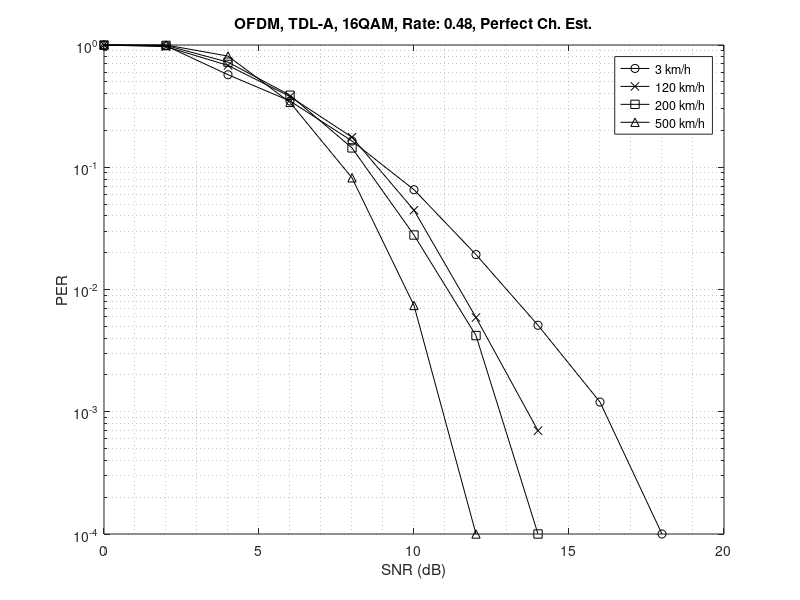
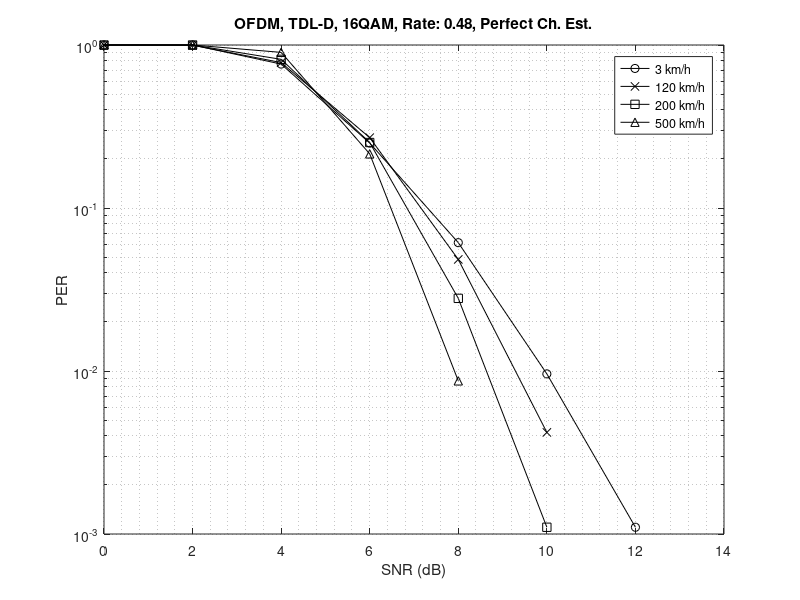
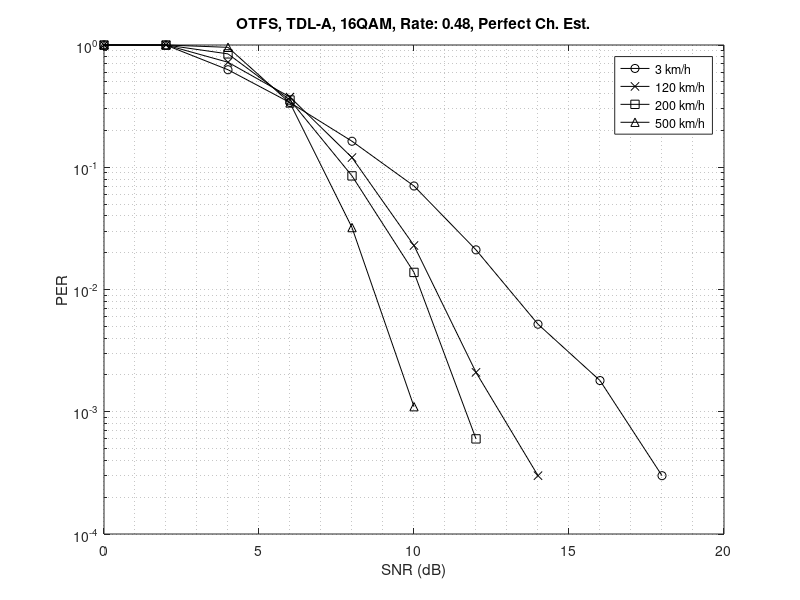
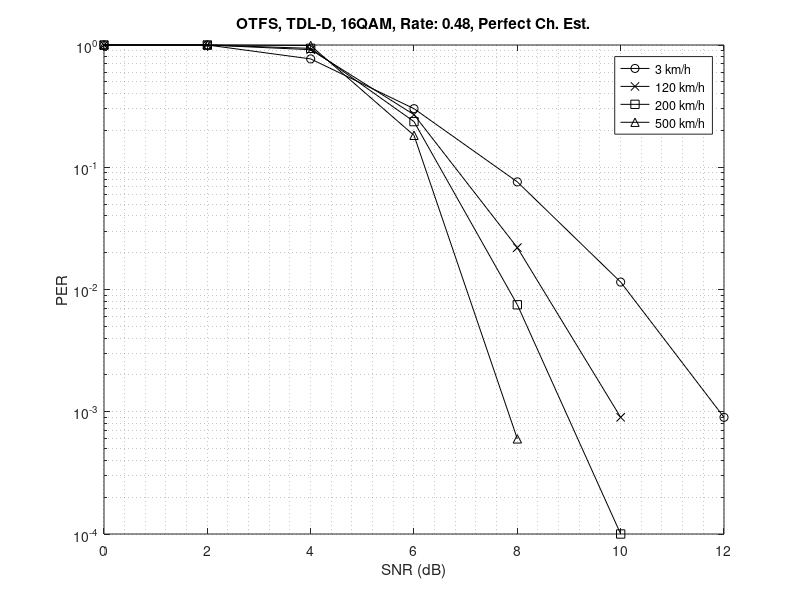

MATLAB code to generate these figures, in order: (Note: this script raises an error after producing the figures.)
% 1) OFDM with perfect tf-domain channel estimation
% 2) OTFS with perfect tf-domain channel estimation
% 3) OFDM with tf-domain channel estimation using 2 pilots
% 4) OTFS with dd-domain channel estimation using impulse train pilots
% 5) OFDM with real channel equalization
% 6) OTFS with real channel equalization

per_1 = [...
      0.0        401   1.000000
      2.0        407   0.985258
      4.0        702   0.571225
      6.0       1151   0.348393
      8.0       2445   0.164008
     10.0       6122   0.065501
     12.0      10000   0.019300
     14.0      10000   0.005100
     16.0      10000   0.001200
     18.0      10000   0.000100
      0.0        401   1.000000
      2.0        414   0.968599
      4.0        589   0.680815
      6.0       1058   0.379017
      8.0       2277   0.176109
     10.0       9005   0.044531
     12.0      10000   0.005900
     14.0      10000   0.000700
      0.0        401   1.000000
      2.0        404   0.992574
      4.0        554   0.723827
      6.0       1033   0.388190
      8.0       2785   0.143986
     10.0      10000   0.027900
     12.0      10000   0.004200
     14.0      10000   0.000100
      0.0        401   1.000000
      2.0        401   1.000000
      4.0        494   0.811741
      6.0       1182   0.339255
      8.0       4894   0.081937
     10.0      10000   0.007400
     12.0      10000   0.000100
      0.0        401   1.000000
      2.0        401   1.000000
      4.0        525   0.763810
      6.0       1602   0.250312
      8.0       6543   0.061287
     10.0      10000   0.009600
     12.0      10000   0.001100
     14.0      10000   0.000000
      0.0        401   1.000000
      2.0        402   0.997512
      4.0        514   0.780156
      6.0       1484   0.270216
      8.0       8292   0.048360
     10.0      10000   0.004200
     12.0      10000   0.000000
      0.0        401   1.000000
      2.0        401   1.000000
      4.0        491   0.816701
      6.0       1590   0.252201
      8.0      10000   0.027900
     10.0      10000   0.001100
     12.0      10000   0.000000
      0.0        401   1.000000
      2.0        401   1.000000
      4.0        445   0.901124
      6.0       1867   0.214783
      8.0      10000   0.008700
     10.0      10000   0.000000];

per_ofdm_tdla_v3_tf_perfect = per_1(1:10, [1 3]);
per_ofdm_tdla_v120_tf_perfect = per_1(11:18, [1 3]);
per_ofdm_tdla_v200_tf_perfect = per_1(19:26, [1 3]);
per_ofdm_tdla_v500_tf_perfect = per_1(27:33, [1 3]);
per_ofdm_tdld_v3_tf_perfect = per_1(34:41, [1 3]);
per_ofdm_tdld_v120_tf_perfect = per_1(42:48, [1 3]);
per_ofdm_tdld_v200_tf_perfect = per_1(49:55, [1 3]);
per_ofdm_tdld_v500_tf_perfect = per_1(56:61, [1 3]);

figure
semilogy(per_ofdm_tdla_v3_tf_perfect(:,1),per_ofdm_tdla_v3_tf_perfect(:,2),'-ko'), hold on
semilogy(per_ofdm_tdla_v120_tf_perfect(:,1),per_ofdm_tdla_v120_tf_perfect(:,2),'-kx')
semilogy(per_ofdm_tdla_v200_tf_perfect(:,1),per_ofdm_tdla_v200_tf_perfect(:,2),'-ks')
semilogy(per_ofdm_tdla_v500_tf_perfect(:,1),per_ofdm_tdla_v500_tf_perfect(:,2),'-k^'), hold off
grid minor
title('OFDM, TDL-A, 16QAM, Rate: 0.48, Perfect Ch. Est.')
xlabel('SNR (dB)'), ylabel('PER'), legend('3 km/h', '120 km/h', '200 km/h', '500 km/h')

figure
semilogy(per_ofdm_tdld_v3_tf_perfect(:,1),per_ofdm_tdld_v3_tf_perfect(:,2),'-ko'), hold on
semilogy(per_ofdm_tdld_v120_tf_perfect(:,1),per_ofdm_tdld_v120_tf_perfect(:,2),'-kx')
semilogy(per_ofdm_tdld_v200_tf_perfect(:,1),per_ofdm_tdld_v200_tf_perfect(:,2),'-ks')
semilogy(per_ofdm_tdld_v500_tf_perfect(:,1),per_ofdm_tdld_v500_tf_perfect(:,2),'-k^'), hold off
grid minor
title('OFDM, TDL-D, 16QAM, Rate: 0.48, Perfect Ch. Est.')
xlabel('SNR (dB)'), ylabel('PER'), legend('3 km/h', '120 km/h', '200 km/h', '500 km/h')

per_2 = [...
      0.0        401   1.000000
      2.0        402   0.997512
      4.0        639   0.627543
      6.0       1186   0.338111
      8.0       2457   0.163207
     10.0       5709   0.070240
     12.0      10000   0.021100
     14.0      10000   0.005200
     16.0      10000   0.001800
     18.0      10000   0.000300
      0.0        401   1.000000
      2.0        401   1.000000
      4.0        555   0.722523
      6.0       1069   0.375117
      8.0       3341   0.120024
     10.0      10000   0.022900
     12.0      10000   0.002100
     14.0      10000   0.000300
      0.0        401   1.000000
      2.0        401   1.000000
      4.0        474   0.845992
      6.0       1130   0.354867
      8.0       4718   0.084994
     10.0      10000   0.013800
     12.0      10000   0.000600
      0.0        401   1.000000
      2.0        401   1.000000
      4.0        419   0.957041
      6.0       1195   0.335565
      8.0      10000   0.032100
     10.0      10000   0.001100
     12.0      10000   0.000000
      0.0        401   1.000000
      2.0        401   1.000000
      4.0        521   0.769674
      6.0       1330   0.301504
      8.0       5283   0.075904
     10.0      10000   0.011500
     12.0      10000   0.000900
      0.0        401   1.000000
      2.0        401   1.000000
      4.0        438   0.915525
      6.0       1489   0.269308
      8.0      10000   0.022000
     10.0      10000   0.000900
      0.0        401   1.000000
      2.0        401   1.000000
      4.0        427   0.939110
      6.0       1697   0.236299
      8.0      10000   0.007500
     10.0      10000   0.000100
      0.0        401   1.000000
      2.0        401   1.000000
      4.0        405   0.990123
      6.0       2198   0.182439
      8.0      10000   0.000600];

per_otfs_tdla_v3_tf_perfect = per_2(1:10, [1 3]);
per_otfs_tdla_v120_tf_perfect = per_2(11:18, [1 3]);
per_otfs_tdla_v200_tf_perfect = per_2(19:25, [1 3]);
per_otfs_tdla_v500_tf_perfect = per_2(26:32, [1 3]);
per_otfs_tdld_v3_tf_perfect = per_2(33:39, [1 3]);
per_otfs_tdld_v120_tf_perfect = per_2(40:45, [1 3]);
per_otfs_tdld_v200_tf_perfect = per_2(46:51, [1 3]);
per_otfs_tdld_v500_tf_perfect = per_2(52:56, [1 3]);

figure
semilogy(per_otfs_tdla_v3_tf_perfect(:,1),per_otfs_tdla_v3_tf_perfect(:,2),'-ko'), hold on
semilogy(per_otfs_tdla_v120_tf_perfect(:,1),per_otfs_tdla_v120_tf_perfect(:,2),'-kx')
semilogy(per_otfs_tdla_v200_tf_perfect(:,1),per_otfs_tdla_v200_tf_perfect(:,2),'-ks')
semilogy(per_otfs_tdla_v500_tf_perfect(:,1),per_otfs_tdla_v500_tf_perfect(:,2),'-k^'), hold off
grid minor
title('OTFS, TDL-A, 16QAM, Rate: 0.48, Perfect Ch. Est.')
xlabel('SNR (dB)'), ylabel('PER'), legend('3 km/h', '120 km/h', '200 km/h', '500 km/h')

figure
semilogy(per_otfs_tdld_v3_tf_perfect(:,1),per_otfs_tdld_v3_tf_perfect(:,2),'-ko'), hold on
semilogy(per_otfs_tdld_v120_tf_perfect(:,1),per_otfs_tdld_v120_tf_perfect(:,2),'-kx')
semilogy(per_otfs_tdld_v200_tf_perfect(:,1),per_otfs_tdld_v200_tf_perfect(:,2),'-ks')
semilogy(per_otfs_tdld_v500_tf_perfect(:,1),per_otfs_tdld_v500_tf_perfect(:,2),'-k^'), hold off
grid minor
title('OTFS, TDL-D, 16QAM, Rate: 0.48, Perfect Ch. Est.')
xlabel('SNR (dB)'), ylabel('PER'), legend('3 km/h', '120 km/h', '200 km/h', '500 km/h')

per_3 = [...
];

per_ofdm_tdla_v3_tf_pilot = per_3(1:10, [1 3]);
per_ofdm_tdla_v120_tf_pilot = per_3(11:20, [1 3]);
per_ofdm_tdla_v200_tf_pilot = per_3(11:30, [1 3]);
per_ofdm_tdla_v500_tf_pilot = per_3(31:40, [1 3]);
per_ofdm_tdld_v3_tf_pilot = per_3(41:50, [1 3]);
per_ofdm_tdld_v120_tf_pilot = per_3(51:60, [1 3]);
per_ofdm_tdld_v200_tf_pilot = per_3(61:70, [1 3]);
per_ofdm_tdld_v500_tf_pilot = per_3(71:80, [1 3]);

figure
semilogy(per_ofdm_tdla_v3_tf_pilot(:,1),per_ofdm_tdla_v3_tf_pilot(:,2),'-ko'), hold on
semilogy(per_ofdm_tdla_v120_tf_pilot(:,1),per_ofdm_tdla_v120_tf_pilot(:,2),'-kx')
semilogy(per_ofdm_tdla_v200_tf_pilot(:,1),per_ofdm_tdla_v200_tf_pilot(:,2),'-ks')
semilogy(per_ofdm_tdla_v500_tf_pilot(:,1),per_ofdm_tdla_v500_tf_pilot(:,2),'-k^'), hold off
grid minor
title('OFDM, TDL-A, 16QAM, Rate: 0.48, Ch. Est. with Pilots')
xlabel('SNR (dB)'), ylabel('PER'), legend('3 km/h', '120 km/h', '200 km/h', '500 km/h')

figure
semilogy(per_ofdm_tdld_v3_tf_pilot(:,1),per_ofdm_tdld_v3_tf_pilot(:,2),'-ko'), hold on
semilogy(per_ofdm_tdld_v120_tf_pilot(:,1),per_ofdm_tdld_v120_tf_pilot(:,2),'-kx')
semilogy(per_ofdm_tdld_v200_tf_pilot(:,1),per_ofdm_tdld_v200_tf_pilot(:,2),'-ks')
semilogy(per_ofdm_tdld_v500_tf_pilot(:,1),per_ofdm_tdld_v500_tf_pilot(:,2),'-k^'), hold off
grid minor
title('OFDM, TDL-D, 16QAM, Rate: 0.48, Ch. Est. with Pilots')
xlabel('SNR (dB)'), ylabel('PER'), legend('3 km/h', '120 km/h', '200 km/h', '500 km/h')

per_4 = [...
];

per_otfs_tdla_v3_dd_pilot = per_4(1:10, [1 3]);
per_otfs_tdla_v120_dd_pilot = per_4(11:20, [1 3]);
per_otfs_tdla_v200_dd_pilot = per_4(21:30, [1 3]);
per_otfs_tdla_v500_dd_pilot = per_4(31:40, [1 3]);
per_otfs_tdld_v3_dd_pilot = per_4(41:50, [1 3]);
per_otfs_tdld_v120_dd_pilot = per_4(51:60, [1 3]);
per_otfs_tdld_v200_dd_pilot = per_4(61:70, [1 3]);
per_otfs_tdld_v500_dd_pilot = per_4(71:80, [1 3]);

figure
semilogy(per_otfs_tdla_v3_dd_pilot(:,1),per_otfs_tdla_v3_dd_pilot(:,2),'-ko'), hold on
semilogy(per_otfs_tdla_v120_dd_pilot(:,1),per_otfs_tdla_v120_dd_pilot(:,2),'-kx')
semilogy(per_otfs_tdla_v200_dd_pilot(:,1),per_otfs_tdla_v200_dd_pilot(:,2),'-ks')
semilogy(per_otfs_tdla_v500_dd_pilot(:,1),per_otfs_tdla_v500_dd_pilot(:,2),'-k^'), hold off
grid minor
title('OTFS, TDL-A, 16QAM, Rate: 0.48, Ch. Est. with Pilots')
xlabel('SNR (dB)'), ylabel('PER'), legend('3 km/h', '120 km/h', '200 km/h', '500 km/h')

figure
semilogy(per_otfs_tdld_v3_dd_pilot(:,1),per_otfs_tdld_v3_dd_pilot(:,2),'-ko'), hold on
semilogy(per_otfs_tdld_v120_dd_pilot(:,1),per_otfs_tdld_v120_dd_pilot(:,2),'-kx')
semilogy(per_otfs_tdld_v200_dd_pilot(:,1),per_otfs_tdld_v200_dd_pilot(:,2),'-ks')
semilogy(per_otfs_tdld_v500_dd_pilot(:,1),per_otfs_tdld_v500_dd_pilot(:,2),'-k^'), hold off
grid minor
title('OTFS, TDL-D, 16QAM, Rate: 0.48, Ch. Est. with Pilots')
xlabel('SNR (dB)'), ylabel('PER'), legend('3 km/h', '120 km/h', '200 km/h', '500 km/h')

per_5 = [...
];

per_ofdm_tdla_v3_real_ch = per_5(1:10, [1 3]);
per_ofdm_tdla_v120_real_ch = per_5(11:20, [1 3]);
per_ofdm_tdla_v200_real_ch = per_5(21:30, [1 3]);
per_ofdm_tdla_v500_real_ch = per_5(31:40, [1 3]);
per_ofdm_tdld_v3_real_ch = per_5(41:50, [1 3]);
per_ofdm_tdld_v120_real_ch = per_5(51:60, [1 3]);
per_ofdm_tdld_v200_real_ch = per_5(61:70, [1 3]);
per_ofdm_tdld_v500_real_ch = per_5(71:80, [1 3]);

figure
semilogy(per_ofdm_tdla_v3_real_ch(:,1),per_ofdm_tdla_v3_real_ch(:,2),'-ko'), hold on
semilogy(per_ofdm_tdla_v120_real_ch(:,1),per_ofdm_tdla_v120_real_ch(:,2),'-kx')
semilogy(per_ofdm_tdla_v200_real_ch(:,1),per_ofdm_tdla_v200_real_ch(:,2),'-ks')
semilogy(per_ofdm_tdla_v500_real_ch(:,1),per_ofdm_tdla_v500_real_ch(:,2),'-k^'), hold off
grid minor
title('OFDM, TDL-A, 16QAM, Rate: 0.48, Real Ch.')
xlabel('SNR (dB)'), ylabel('PER'), legend('3 km/h', '120 km/h', '200 km/h', '500 km/h')

figure
semilogy(per_ofdm_tdld_v3_real_ch(:,1),per_ofdm_tdld_v3_real_ch(:,2),'-ko'), hold on
semilogy(per_ofdm_tdld_v120_real_ch(:,1),per_ofdm_tdld_v120_real_ch(:,2),'-kx')
semilogy(per_ofdm_tdld_v200_real_ch(:,1),per_ofdm_tdld_v200_real_ch(:,2),'-ks')
semilogy(per_ofdm_tdld_v500_real_ch(:,1),per_ofdm_tdld_v500_real_ch(:,2),'-k^'), hold off
grid minor
title('OFDM, TDL-D, 16QAM, Rate: 0.48, Real Ch.')
xlabel('SNR (dB)'), ylabel('PER'), legend('3 km/h', '120 km/h', '200 km/h', '500 km/h')

per_6 = [...
];

per_otfs_tdla_v3_real_ch = per_6(1:10, [1 3]);
per_otfs_tdla_v120_real_ch = per_6(11:20, [1 3]);
per_otfs_tdla_v200_real_ch = per_6(21:30, [1 3]);
per_otfs_tdla_v500_real_ch = per_6(31:39, [1 3]);
per_otfs_tdld_v3_real_ch = per_6(40:49, [1 3]);
per_otfs_tdld_v120_real_ch = per_6(50:59, [1 3]);
per_otfs_tdld_v200_real_ch = per_6(60:69, [1 3]);
per_otfs_tdld_v500_real_ch = per_6(70:77, [1 3]);

figure
semilogy(per_otfs_tdla_v3_real_ch(:,1),per_otfs_tdla_v3_real_ch(:,2),'-ko'), hold on
semilogy(per_otfs_tdla_v120_real_ch(:,1),per_otfs_tdla_v120_real_ch(:,2),'-kx')
semilogy(per_otfs_tdla_v200_real_ch(:,1),per_otfs_tdla_v200_real_ch(:,2),'-ks')
semilogy(per_otfs_tdla_v500_real_ch(:,1),per_otfs_tdla_v500_real_ch(:,2),'-k^'), hold off
grid minor
title('OTFS, TDL-A, 16QAM, Rate: 0.48, Real Ch.')
xlabel('SNR (dB)'), ylabel('PER'), legend('3 km/h', '120 km/h', '200 km/h', '500 km/h')

figure
semilogy(per_otfs_tdld_v3_real_ch(:,1),per_otfs_tdld_v3_real_ch(:,2),'-ko'), hold on
semilogy(per_otfs_tdld_v120_real_ch(:,1),per_otfs_tdld_v120_real_ch(:,2),'-kx')
semilogy(per_otfs_tdld_v200_real_ch(:,1),per_otfs_tdld_v200_real_ch(:,2),'-ks')
semilogy(per_otfs_tdld_v500_real_ch(:,1),per_otfs_tdld_v500_real_ch(:,2),'-k^'), hold off
grid minor
title('OTFS, TDL-D, 16QAM, Rate: 0.48, Real Ch.')
xlabel('SNR (dB)'), ylabel('PER'), legend('3 km/h', '120 km/h', '200 km/h', '500 km/h')
